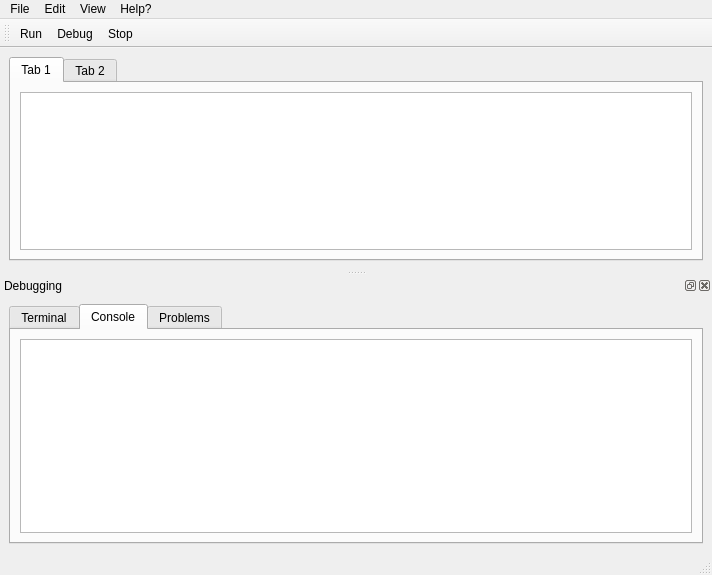
<?xml version="1.0" encoding="UTF-8"?>
<ui version="4.0">
 <class>MainWindow</class>
 <widget class="QMainWindow" name="MainWindow">
  <property name="geometry">
   <rect>
    <x>0</x>
    <y>0</y>
    <width>712</width>
    <height>575</height>
   </rect>
  </property>
  <property name="windowTitle">
   <string>Home Editor</string>
  </property>
  <property name="styleSheet">
   <string notr="true"/>
  </property>
  <widget class="QWidget" name="centralwidget">
   <layout class="QHBoxLayout" name="horizontalLayout_2">
    <item>
     <widget class="QTabWidget" name="MainEditorTabs">
      <property name="currentIndex">
       <number>0</number>
      </property>
      <widget class="QWidget" name="tab">
       <attribute name="title">
        <string>Tab 1</string>
       </attribute>
       <layout class="QVBoxLayout" name="verticalLayout_5">
        <item>
         <layout class="QVBoxLayout" name="verticalLayout_3">
          <item>
           <widget class="PythonCodeEditor" name="plainTextEdit_2"/>
          </item>
         </layout>
        </item>
       </layout>
      </widget>
      <widget class="QWidget" name="tab_2">
       <attribute name="title">
        <string>Tab 2</string>
       </attribute>
       <layout class="QVBoxLayout" name="verticalLayout_6">
        <item>
         <layout class="QVBoxLayout" name="verticalLayout_4">
          <item>
           <widget class="PythonCodeEditor" name="plainTextEdit"/>
          </item>
         </layout>
        </item>
       </layout>
      </widget>
     </widget>
    </item>
   </layout>
  </widget>
  <widget class="QMenuBar" name="menubar">
   <property name="geometry">
    <rect>
     <x>0</x>
     <y>0</y>
     <width>712</width>
     <height>21</height>
    </rect>
   </property>
   <widget class="QMenu" name="menuFile">
    <property name="title">
     <string>File</string>
    </property>
    <widget class="QMenu" name="menuNew">
     <property name="title">
      <string>New</string>
     </property>
     <addaction name="separator"/>
     <addaction name="actionNew_PA"/>
     <addaction name="actionNewPS"/>
    </widget>
    <addaction name="actionSave"/>
    <addaction name="actionSave_As"/>
    <addaction name="separator"/>
    <addaction name="menuNew"/>
    <addaction name="actionOpen"/>
   </widget>
   <widget class="QMenu" name="menuEdit">
    <property name="title">
     <string>Edit</string>
    </property>
    <addaction name="actionUndo"/>
    <addaction name="actionRedo"/>
    <addaction name="separator"/>
    <addaction name="actionPreferences"/>
   </widget>
   <widget class="QMenu" name="menuview">
    <property name="title">
     <string>View</string>
    </property>
   </widget>
   <widget class="QMenu" name="menuHelp">
    <property name="title">
     <string>Help?</string>
    </property>
   </widget>
   <addaction name="menuFile"/>
   <addaction name="menuEdit"/>
   <addaction name="menuview"/>
   <addaction name="menuHelp"/>
  </widget>
  <widget class="QStatusBar" name="statusbar"/>
  <widget class="QToolBar" name="MainTools">
   <property name="windowTitle">
    <string>toolBar</string>
   </property>
   <attribute name="toolBarArea">
    <enum>TopToolBarArea</enum>
   </attribute>
   <attribute name="toolBarBreak">
    <bool>false</bool>
   </attribute>
   <addaction name="actionRun"/>
   <addaction name="actionDebug"/>
   <addaction name="actionStop"/>
  </widget>
  <widget class="QDockWidget" name="TerminalAppsDock">
   <property name="tabletTracking">
    <bool>true</bool>
   </property>
   <property name="windowTitle">
    <string>Debugging</string>
   </property>
   <attribute name="dockWidgetArea">
    <number>8</number>
   </attribute>
   <widget class="QWidget" name="TADContents">
    <layout class="QHBoxLayout" name="horizontalLayout">
     <item>
      <widget class="QTabWidget" name="TerminalTabWidget">
       <property name="currentIndex">
        <number>1</number>
       </property>
       <widget class="QWidget" name="TerminalTab">
        <property name="acceptDrops">
         <bool>true</bool>
        </property>
        <attribute name="title">
         <string>Terminal</string>
        </attribute>
        <layout class="QVBoxLayout" name="verticalLayout_7">
         <item>
          <layout class="QVBoxLayout" name="verticalLayout_10">
           <item>
            <widget class="QPlainTextEdit" name="Terminal">
             <property name="lineWrapMode">
              <enum>QPlainTextEdit::NoWrap</enum>
             </property>
             <property name="readOnly">
              <bool>true</bool>
             </property>
            </widget>
           </item>
          </layout>
         </item>
        </layout>
       </widget>
       <widget class="QWidget" name="ConsoleTab">
        <property name="acceptDrops">
         <bool>true</bool>
        </property>
        <attribute name="title">
         <string>Console</string>
        </attribute>
        <layout class="QVBoxLayout" name="verticalLayout_8">
         <item>
          <layout class="QVBoxLayout" name="verticalLayout_9">
           <item>
            <widget class="QPlainTextEdit" name="Console">
             <property name="lineWrapMode">
              <enum>QPlainTextEdit::NoWrap</enum>
             </property>
             <property name="readOnly">
              <bool>false</bool>
             </property>
            </widget>
           </item>
          </layout>
         </item>
        </layout>
       </widget>
       <widget class="QWidget" name="ProblemsTab">
        <attribute name="title">
         <string>Problems</string>
        </attribute>
        <layout class="QVBoxLayout" name="verticalLayout_12">
         <item>
          <layout class="QVBoxLayout" name="verticalLayout_11">
           <item>
            <widget class="QPlainTextEdit" name="problems">
             <property name="lineWrapMode">
              <enum>QPlainTextEdit::NoWrap</enum>
             </property>
             <property name="readOnly">
              <bool>true</bool>
             </property>
            </widget>
           </item>
          </layout>
         </item>
        </layout>
       </widget>
      </widget>
     </item>
    </layout>
   </widget>
  </widget>
  <action name="actionRun">
   <property name="text">
    <string>Run</string>
   </property>
   <property name="shortcut">
    <string>Ctrl+R</string>
   </property>
  </action>
  <action name="actionDebug">
   <property name="text">
    <string>Debug</string>
   </property>
  </action>
  <action name="actionStop">
   <property name="text">
    <string>Stop</string>
   </property>
  </action>
  <action name="actionSave">
   <property name="text">
    <string>Save</string>
   </property>
  </action>
  <action name="actionSave_As">
   <property name="text">
    <string>Save As..</string>
   </property>
  </action>
  <action name="actionOpen">
   <property name="text">
    <string>Open</string>
   </property>
  </action>
  <action name="actionNew_PA">
   <property name="text">
    <string>New Python Application</string>
   </property>
  </action>
  <action name="actionUndo">
   <property name="text">
    <string>Undo</string>
   </property>
  </action>
  <action name="actionRedo">
   <property name="text">
    <string>Redo</string>
   </property>
  </action>
  <action name="actionPreferences">
   <property name="text">
    <string>Preferences</string>
   </property>
  </action>
  <action name="actionNewPS">
   <property name="text">
    <string>New Python Script</string>
   </property>
  </action>
 </widget>
 <customwidgets>
  <customwidget>
   <class>PythonCodeEditor</class>
   <extends>QPlainTextEdit</extends>
   <header>python_code_editor.h</header>
  </customwidget>
 </customwidgets>
 <resources/>
 <connections/>
</ui>
